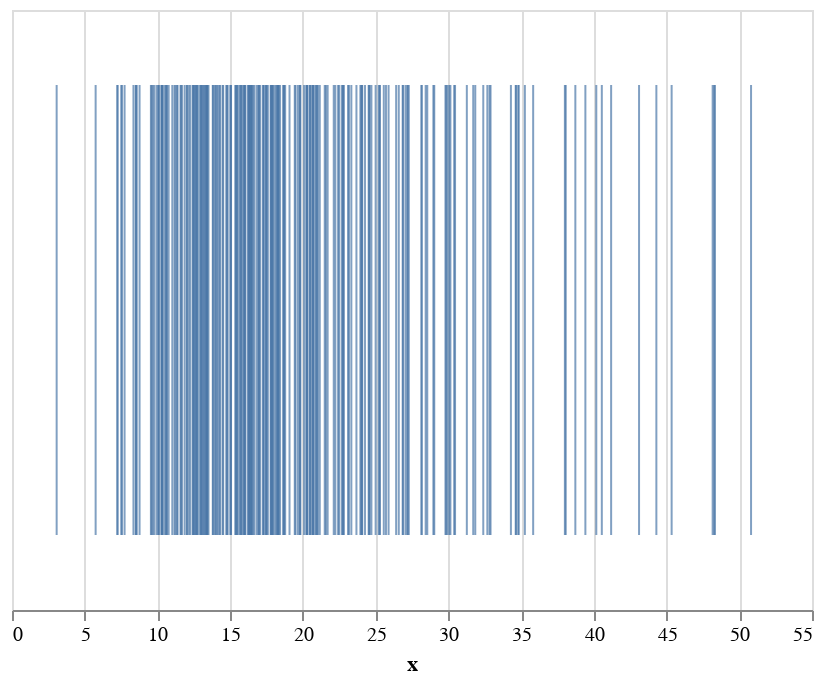

Write notebook code for a chart like this one.
### Code cell
display(salt.stripplot(x=tips["total_bill"]))
ax = sns.stripplot(x=tips["total_bill"])

### Figure 1 — Vega-Lite specification as saved in the notebook (floating-point values rounded to 4 significant figures; data arrays with more than 128 entries replaced by an {"elided": "..."} marker saying what was removed)
{"$schema": "https://vega.github.io/schema/vega-lite/v2.4.1.json", "config": {"range": {"category": ["rgba(49.62499999999999,115.62499999999996,161.37500000000003,1)", "rgba(224.87499999999997,128.875,44.12500000000004,1)", "rgba(58.49999999999999,145.50000000000003,58.49999999999999,1)", "rgba(192.125,60.87500000000001,61.62499999999999,1)", "rgba(147.49999999999994,113.74999999999999,178.25,1)", "rgba(131.875,91.37500000000001,83.12500000000001,1)", "rgba(213.50000000000003,132.49999999999997,188.74999999999994,1)", "rgba(127.0,127.0,127.0,1)", "rgba(168.87500000000003,169.625,53.37500000000001,1)", "rgba(45.99999999999998,171.25,184.00000000000003,1)"]}, "view": {"height": 300, "width": 400}}, "data": {"values": {"elided": "244 records"}}, "encoding": {"x": {"field": "x", "type": "quantitative"}}, "mark": "tick"}
